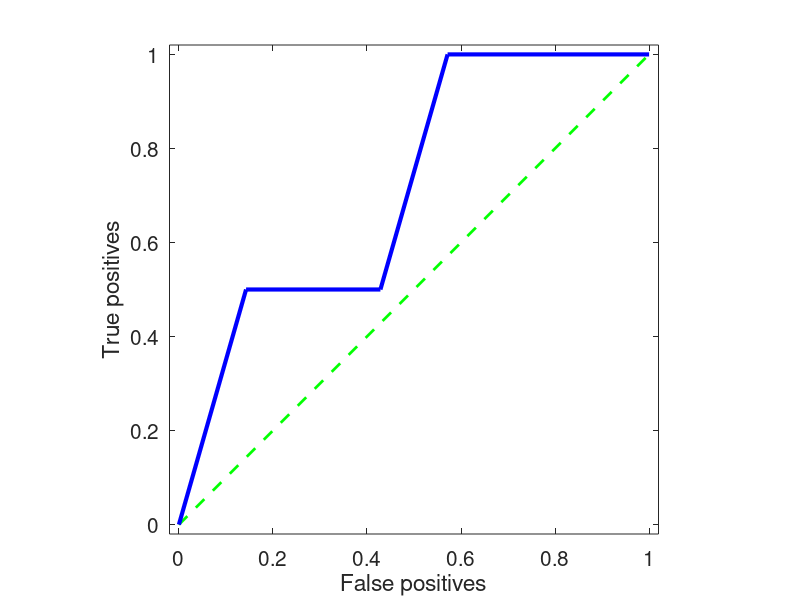

This chart was generated by the following MATLAB code: (Note: this script raises an error after producing the figure.)
% Solution to Problem sheet 4, exercise 1
% Dirk Husmeier, 26 May 2003

clear

% ---------------------------------------------
% 1) Solution 'by hand'
% ---------------------------------------------
% TP --> true positives, absolute values
% FP --> false postives, absolute value
% NTP --> total number of true positives
% NFP --> total number of false positives
% pTP --> true positives, proportions
% pFP --> false postives, proprtions

NTP= 2;
NFP= 7;

% Threshold 1.0
TP(1)=0;
FP(1)=0;
% Threshold 0.75
TP(2)=1;
FP(2)=1;
% Threshold 0.5
TP(3)=1;
FP(3)=3;
% Threshold 0.25
TP(4)=2;
FP(4)=4;
% Threshold 0.0
TP(5)=2;
FP(5)=7;

pTP=TP/NTP;
pFP=FP/NFP;

% ---------------------------------------------
% Plot the ROC curve
% ---------------------------------------------
figure(1)
clf
plot([0,1],[0,1],'g--','LineWidth',2)
hold on
plot(pFP,pTP,'b-','LineWidth',3);
axis('square')
axis([-0.02 1.02 -0.02 1.02])
set (gca, 'Fontsize', 15)
xlabel('False positives')
ylabel('True positives')

% ---------------------------------------------
% 2) Use DBmcmc to plot the ROC curve
% ---------------------------------------------
figure(2)
clf
INTERtrue= [0 0 1; 0 0 1; 0 0 0];
INTERposterior= [0 0.75 0.75; 0.5 0.5 0.25; 0 0 0.25];
Results{1}.INTERposterior=INTERposterior;
DBmcmc_ROC(INTERtrue,Results)
